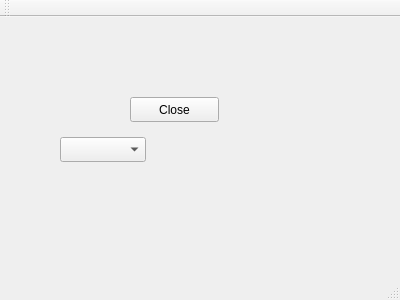
<?xml version="1.0" encoding="UTF-8"?>
<ui version="4.0">
 <class>MainWindow</class>
 <widget class="QMainWindow" name="MainWindow">
  <property name="geometry">
   <rect>
    <x>0</x>
    <y>0</y>
    <width>400</width>
    <height>300</height>
   </rect>
  </property>
  <property name="windowTitle">
   <string>MainWindow</string>
  </property>
  <widget class="QWidget" name="centralWidget">
   <widget class="QPushButton" name="pushButton">
    <property name="geometry">
     <rect>
      <x>130</x>
      <y>80</y>
      <width>89</width>
      <height>25</height>
     </rect>
    </property>
    <property name="text">
     <string>Close</string>
    </property>
   </widget>
   <widget class="QComboBox" name="comboBox">
    <property name="geometry">
     <rect>
      <x>60</x>
      <y>120</y>
      <width>86</width>
      <height>25</height>
     </rect>
    </property>
   </widget>
  </widget>
  <widget class="QMenuBar" name="menuBar">
   <property name="geometry">
    <rect>
     <x>0</x>
     <y>0</y>
     <width>400</width>
     <height>22</height>
    </rect>
   </property>
  </widget>
  <widget class="QToolBar" name="mainToolBar">
   <attribute name="toolBarArea">
    <enum>TopToolBarArea</enum>
   </attribute>
   <attribute name="toolBarBreak">
    <bool>false</bool>
   </attribute>
  </widget>
  <widget class="QStatusBar" name="statusBar"/>
 </widget>
 <layoutdefault spacing="6" margin="11"/>
 <resources/>
 <connections/>
</ui>
